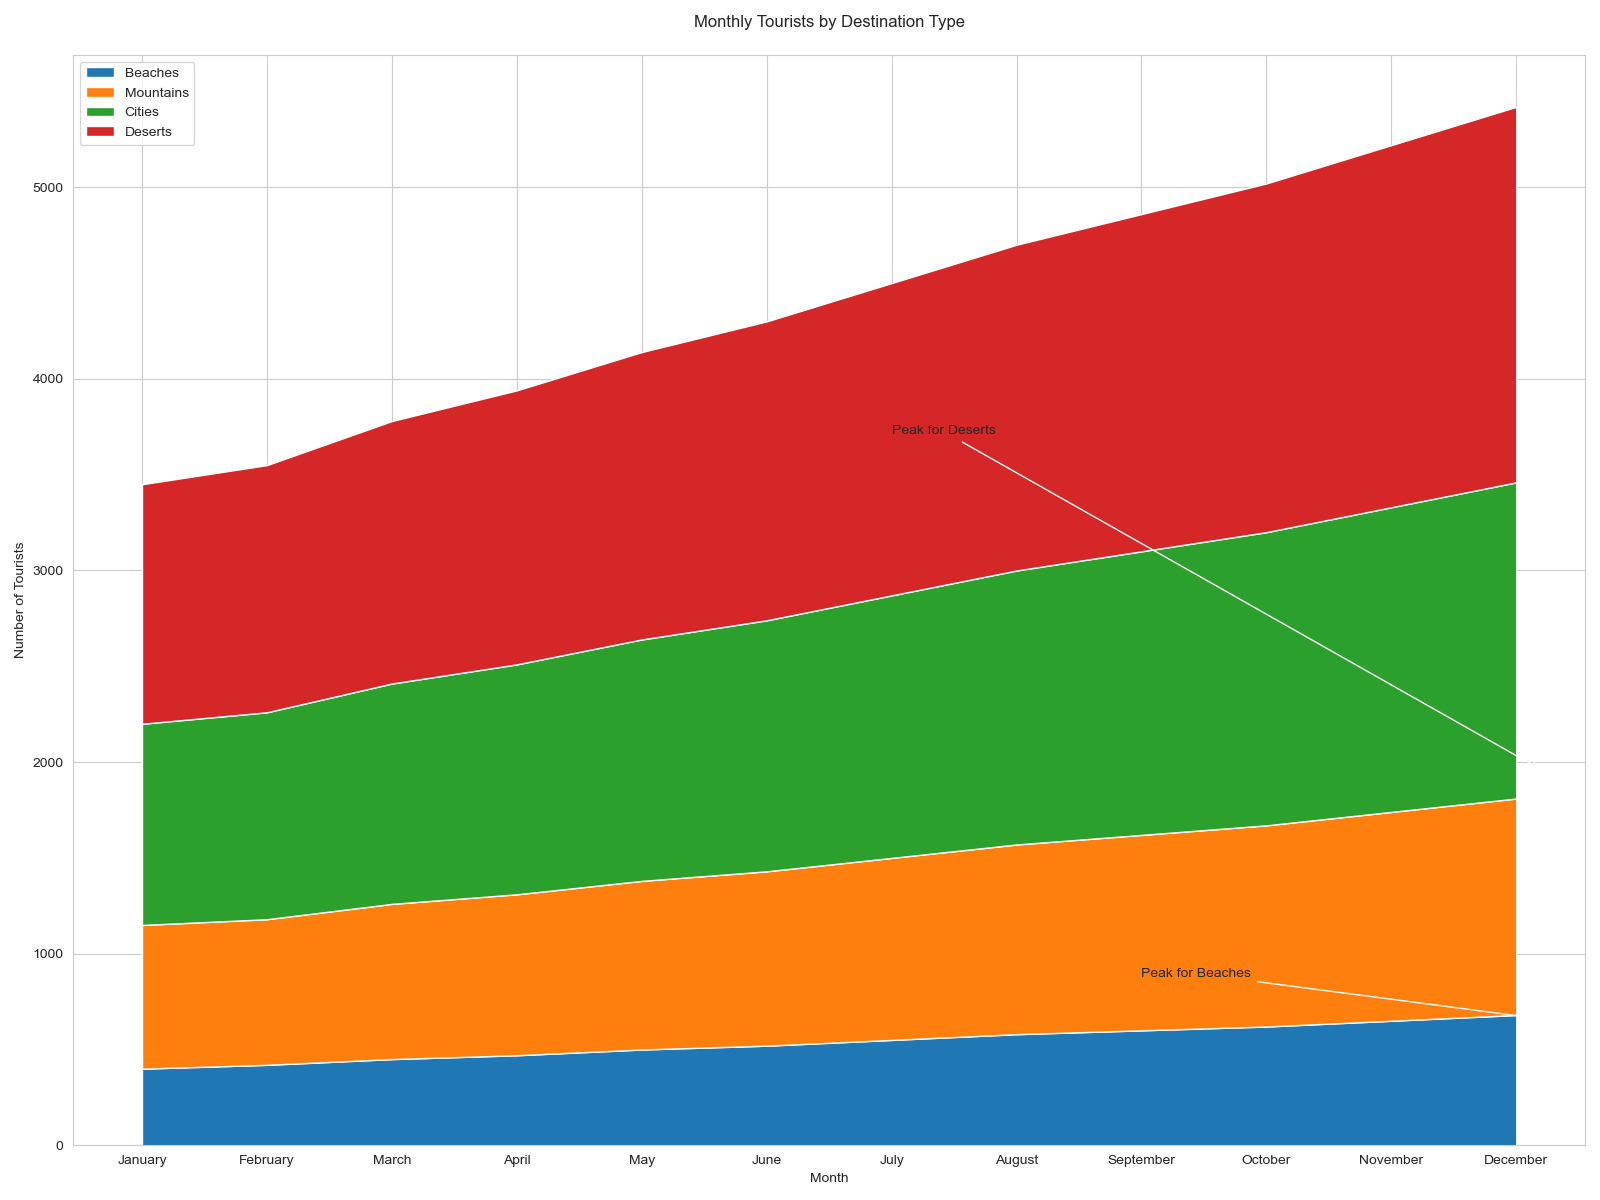

Write the Python code that produced this figure.

import numpy as np
import pandas as pd
import seaborn as sns
import matplotlib.pyplot as plt

# Data
data = {
    'Month': ['January', 'February', 'March', 'April', 'May', 'June', 
              'July', 'August', 'September', 'October', 'November', 'December'],
    'Beaches': [400, 420, 450, 470, 500, 520, 550, 580, 600, 620, 650, 680],
    'Mountains': [350, 340, 360, 370, 380, 390, 400, 410, 420, 430, 440, 450],
    'Cities': [300, 320, 340, 360, 380, 400, 420, 440, 460, 480, 500, 520],
    'Deserts': [200, 210, 220, 230, 240, 250, 260, 270, 280, 290, 300, 310]
}

df = pd.DataFrame(data)
df.set_index('Month', inplace=True)

# Cumulative data for stacked area chart
cumulative = df.cumsum(axis=1)

# Plotting
plt.figure(figsize=(16, 12))
pal = ['#1f77b4', '#ff7f0e', '#2ca02c', '#d62728']
plt.stackplot(cumulative.index, cumulative['Beaches'], cumulative['Mountains'],
              cumulative['Cities'], cumulative['Deserts'], labels=cumulative.columns, colors=pal)
plt.legend(loc='upper left')
plt.title('Monthly Tourists by Destination Type', pad=20)
plt.xlabel('Month')
plt.ylabel('Number of Tourists')
plt.annotate('Peak for Beaches', xy=(11.2, cumulative.loc['December', 'Beaches']-20),
             xytext=(8, cumulative.loc['December', 'Beaches']+200),
             arrowprops=dict(facecolor='black', arrowstyle="->", connectionstyle="arc3"))
plt.annotate('Peak for Deserts', xy=(11.2, cumulative.loc['December', 'Deserts']),
             xytext=(6, cumulative.loc['December', 'Deserts'] + cumulative.loc['December', 'Cities'] + 100),
             arrowprops=dict(facecolor='black', arrowstyle="->", connectionstyle="arc3"))
plt.tight_layout()
plt.show()
